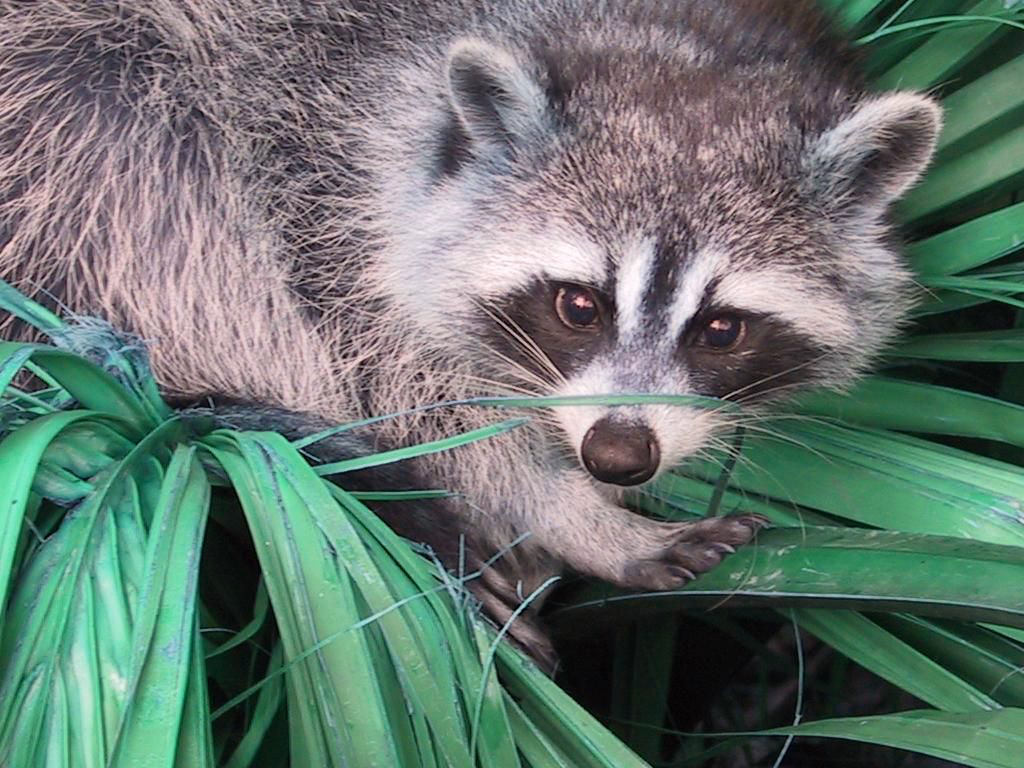
#> input picture output.png, 1024 x 768 px
$ python Images.py ../output.png   (older library calls are emulated)
#> lines starting #> are read from the running program, lines starting #| are printed output that depends on the picture
### kalinvolution/Processors/FrameProcessor.py
import cv2
import numpy as np
import scipy.signal as sig
import matplotlib.pyplot as plt
from Misc.CONSTANTS import BaseKernels

class Effect(BaseKernels):
    kernels = {
        "Identity": "identityEffect",
        "Blur": "blurEffect",
        "Sharpen": "sharpenEffect",
        "BoxBlur": "boxBlurEffect",
        "GaussianBlur": "gaussianBlurEffect",
        "GaussianBlurWith5x5Kernel": "gaussianBlur5x5Effect",
        "Unsharp": "unsharpMaskEffect",
        "EdgeOne": "edgeVariationOneEffect",
        "EdgeTwo": "edgeVariationTwoEffect",
        "EdgeThree": "edgeVariationThreeEffect",
        "EdgeFour": "edgeVariationFourEffect",
        "Edge": "edgeEnhanceEffect",
        "Emboss": "embossEffect",
        "Scharr": "scharrEffect",
        "Sobel": "sobelEffect",
        "Custom": "customizedEffect",
        "AhaEffect": "ahaEffect",
    }

    def identityEffect(self):
        normalizer, kernel = self.IDENTITY
        filteredFloat64Image = self.convolution(self.__frame, kernel)
        normalizedFloat64Image = normalizer(filteredFloat64Image)
        filteredUint8 = self.anyDTypeToUnsignedInteger8(normalizedFloat64Image)
        self.newFrame = filteredUint8

    def blurEffect(self):
        normalizer, kernel = self.BLUR
        filteredFloat64Image = self.convolution(self.__frame, kernel)
        normalizedFloat64Image = normalizer(filteredFloat64Image)
        filteredUint8 = self.anyDTypeToUnsignedInteger8(normalizedFloat64Image)
        self.newFrame = filteredUint8

    def sharpenEffect(self):
        normalizer, kernel = self.SHARPEN
        filteredFloat64Image = self.convolution(self.__frame, kernel)
        normalizedFloat64Image = normalizer(filteredFloat64Image)
        filteredUint8 = self.anyDTypeToUnsignedInteger8(normalizedFloat64Image)
        self.newFrame = filteredUint8

    def boxBlurEffect(self):
        normalizer, kernel = self.BOX_BLUR
        filteredFloat64Image = self.convolution(self.__frame, kernel)
        normalizedFloat64Image = normalizer(filteredFloat64Image)
        filteredUint8 = self.anyDTypeToUnsignedInteger8(normalizedFloat64Image)
        self.newFrame = filteredUint8

    def gaussianBlurEffect(self):
        normalizer, kernel = self.GAUSSIAN_BLUR
        filteredFloat64Image = self.convolution(self.__frame, kernel)
        normalizedFloat64Image = normalizer(filteredFloat64Image)
        filteredUint8 = self.anyDTypeToUnsignedInteger8(normalizedFloat64Image)
        self.newFrame = filteredUint8

    def gaussianBlur5x5Effect(self):
        normalizer, kernel = self.GAUSSIAN_BLUR_5X5
        filteredFloat64Image = self.convolution(self.__frame, kernel)
        normalizedFloat64Image = normalizer(filteredFloat64Image)
        filteredUint8 = self.anyDTypeToUnsignedInteger8(normalizedFloat64Image)
        self.newFrame = filteredUint8

    def unsharpMaskEffect(self):
        normalizer, kernel = self.UNSHARP_MASK
        filteredFloat64Image = self.convolution(self.__frame, kernel)
        normalizedFloat64Image = normalizer(filteredFloat64Image)
        filteredUint8 = self.anyDTypeToUnsignedInteger8(normalizedFloat64Image)
        self.newFrame = filteredUint8

    def edgeVariationOneEffect(self):
        grayScaled = cv2.cvtColor(self.__frame, cv2.COLOR_BGR2GRAY)
        normalizer, kernel = self.EDGE_VARIATION_1
        filteredFloat64Image = self.convolution(grayScaled, kernel)
        normalizedFloat64Image = normalizer(filteredFloat64Image)
        filteredUint8 = self.anyDTypeToUnsignedInteger8(normalizedFloat64Image)
        self.newFrame = filteredUint8

    def edgeVariationTwoEffect(self):
        grayScaled = cv2.cvtColor(self.__frame, cv2.COLOR_BGR2GRAY)
        normalizer, kernel = self.EDGE_VARIATION_2
        filteredFloat64Image = self.convolution(grayScaled, kernel)
        normalizedFloat64Image = normalizer(filteredFloat64Image)
        filteredUint8 = self.anyDTypeToUnsignedInteger8(normalizedFloat64Image)
        self.newFrame = filteredUint8

    def edgeVariationThreeEffect(self):
        grayScaled = cv2.cvtColor(self.__frame, cv2.COLOR_BGR2GRAY)
        normalizer, kernel = self.EDGE_VARIATION_3
        filteredFloat64Image = self.convolution(grayScaled, kernel)
        normalizedFloat64Image = normalizer(filteredFloat64Image)
        filteredUint8 = self.anyDTypeToUnsignedInteger8(normalizedFloat64Image)
        self.newFrame = filteredUint8

    def edgeVariationFourEffect(self):
        normalizer, kernel = self.EDGE_VARIATION_4
        filteredFloat64Image = self.convolution(self.__frame, kernel)
        normalizedFloat64Image = normalizer(filteredFloat64Image)
        filteredUint8 = self.anyDTypeToUnsignedInteger8(normalizedFloat64Image)
        self.newFrame = filteredUint8

    def edgeEnhanceEffect(self):
        grayScaled = cv2.cvtColor(self.__frame, cv2.COLOR_BGR2GRAY)
        normalizer, kernel = self.EDGE_ENHANCE
        filteredFloat64Image = self.convolution(grayScaled, kernel)
        normalizedFloat64Image = normalizer(filteredFloat64Image)
        filteredUint8 = self.anyDTypeToUnsignedInteger8(normalizedFloat64Image)
        self.newFrame = filteredUint8

    def embossEffect(self):
        normalizer, kernel = self.EMBOSS
        filteredFloat64Image = self.convolution(self.__frame, kernel)
        normalizedFloat64Image = normalizer(filteredFloat64Image)
        filteredUint8 = self.anyDTypeToUnsignedInteger8(normalizedFloat64Image)
        self.newFrame = filteredUint8

    def scharrEffect(self):
        normalizer, kernel = self.SCHARR
        filteredFloat64Image = self.convolution(self.__frame, kernel)
        normalizedFloat64Image = normalizer(filteredFloat64Image)
        filteredUint8 = self.anyDTypeToUnsignedInteger8(normalizedFloat64Image)
        self.newFrame = filteredUint8

    def sobelEffect(self):
        normalizer, kernel = self.SOBEL
        filteredFloat64Image = self.convolution(self.__frame, kernel)
        normalizedFloat64Image = normalizer(filteredFloat64Image)
        filteredUint8 = self.anyDTypeToUnsignedInteger8(normalizedFloat64Image)
        self.newFrame = filteredUint8

    def customizedEffect(self):
        normalizer, kernel = self.MY_FILTER
        filteredFloat64Image = self.convolution(self.__frame, kernel)
        normalizedFloat64Image = normalizer(filteredFloat64Image)
        filteredUint8 = self.anyDTypeToUnsignedInteger8(normalizedFloat64Image)
        self.newFrame = filteredUint8

    def ahaEffect(self, contrastAlpha=0.95, contrastBeta=0.8):
        grayScaled = cv2.cvtColor(self.__frame, cv2.COLOR_BGR2GRAY)
        invertedGrayScaledImage = 255 - grayScaled
        contrastedFrame = cv2.convertScaleAbs(
            invertedGrayScaledImage, alpha=contrastAlpha, beta=contrastBeta
        )
        blurredFrame = cv2.GaussianBlur(contrastedFrame, (21, 21), 0)
        invertedBlurredFrame = 255 - blurredFrame
        ahaImage = cv2.divide(grayScaled, invertedBlurredFrame, scale=256.0)
        self.newFrame = cv2.cvtColor(ahaImage, cv2.COLOR_GRAY2RGB)

    @staticmethod
    def convolution(frame, kernel):
        if len(frame.shape) != 3:
            convolvedGrayScale = sig.convolve2d(frame, kernel, mode="same")
            return convolvedGrayScale

        redLayer = frame[:, :, 0]
        greenLayer = frame[:, :, 1]
        blueLayer = frame[:, :, 2]

        convolvedRed = sig.convolve2d(redLayer, kernel, mode="same")
        convolvedGreen = sig.convolve2d(greenLayer, kernel, mode="same")
        convolvedBlue = sig.convolve2d(blueLayer, kernel, mode="same")

        convolvedFloat64 = np.dstack((convolvedRed, convolvedGreen, convolvedBlue))
        return convolvedFloat64

    @staticmethod
    def anyDTypeToUnsignedInteger8(frame, channels=3):
        height, width = frame.shape[:2]
        proportion = width / 100., height / 100.
        figure = plt.figure(figsize=proportion)
        frameSubplotted = figure.add_subplot(111)
        frameSubplotted.imshow(frame.astype(np.uint8))
        frameSubplotted.axis('off')
        figure.canvas.draw()
        rawData = figure.canvas.tostring_rgb()
        array = np.frombuffer(rawData, dtype=np.uint8)
        return array.reshape(height, width, channels)

    @property
    def newName(self):
        return self.newFileName

    @newName.setter
    def newName(self, name):
        if self.validateFormat(name):
            self.newFileName = name
        else:
            raise self.ImageNotSupportedError(
                "That image is not supported by that program"
            )

    @property
    def name(self):
        return self.oldFileName

    # [8 lines left out: function name, not called in this run]

    @property
    def matrixImage(self):
        return self.__frame

    @matrixImage.setter
    def matrixImage(self, newMatrix):
        self.__frame = newMatrix

    def display(self, millis=0, seconds=0):
        try:
            cv2.imshow("Filtered Image", self.newFrame)
            if millis == 0 and seconds == 0:
                cv2.waitKey(0)
            else:
                waitFor = millis or seconds * 1000
                cv2.waitKey(waitFor)
            cv2.destroyAllWindows()
        except AttributeError as error:
            raise self.ImageNotSettedError(
                "The frame was not converted yet! Please, run the convert method."
            )

    def validateFormat(self, name):
        validationList = [extension in name for extension in self.suportedFormats]
        return any(validationList)

    def apply(self, effectName="AhaEffect"):
        function = self.kernels[effectName]
        getattr(self, function)()

    def __init__(self, frame, effectName="AhaEffect"):
        self.__frame = frame

### kalinvolution/Images.py
import os
import sys
import cv2
from scipy.misc import face
from Processors.FrameProcessor import Effect
from Misc.CONSTANTS import IMAGE_SUPPORTED_FORMATS

class ImageEffect(Effect):

    suportedFormats = IMAGE_SUPPORTED_FORMATS

    class ImageNotSettedError(AttributeError):
        pass

    class ImageNotSupportedError(Exception):
        pass

    def readImage(self):
        self.matrixImage = cv2.imread(self.oldFileName)
        return self.matrixImage

    def run(self, effect="AhaEffect"):
        self.apply(effect)
        self.display(2000)
        self.export()

    def export(self):
        cv2.imwrite(self.newFileName, self.newFrame)

    def __init__(self, imageName="sample.input", imageOutputName="output.png"):
#> called with imageName = '../output.png', imageOutputName = 'output.png'
        if not self.validateFormat(imageName) and imageName != "sample.input":
            raise self.ImageNotSupportedError(
                "The format of inputed image is not supported by that program!"
            )
        elif not self.validateFormat(imageName) and imageName != "sample.input":
            raise self.ImageNotSupportedError(
                "The format of output image name is not supported by that program!"
            )
        self.frame = cv2.imread(imageName) if imageName != "sample.input" else face()
#> self.frame is the input picture: shape (768, 1024, 3); mean B, G, R 110.7, 117.7, 102.1
        super().__init__(self.frame)
        self.oldFileName = imageName
        self.newFileName = imageOutputName


if __name__ == "__main__":
    truePath = os.path.abspath(".")
    image = ImageEffect(*sys.argv[1:])
    name, extension = image.newName.split('.')
    for effect in Effect.kernels.keys():
        image.newName = f"{name}_{effect}.{extension}"
        image.run(effect)
#> this loop made 17 passes
#> pass 1, in convolution, `greenLayer = frame[:, :, 1]`:
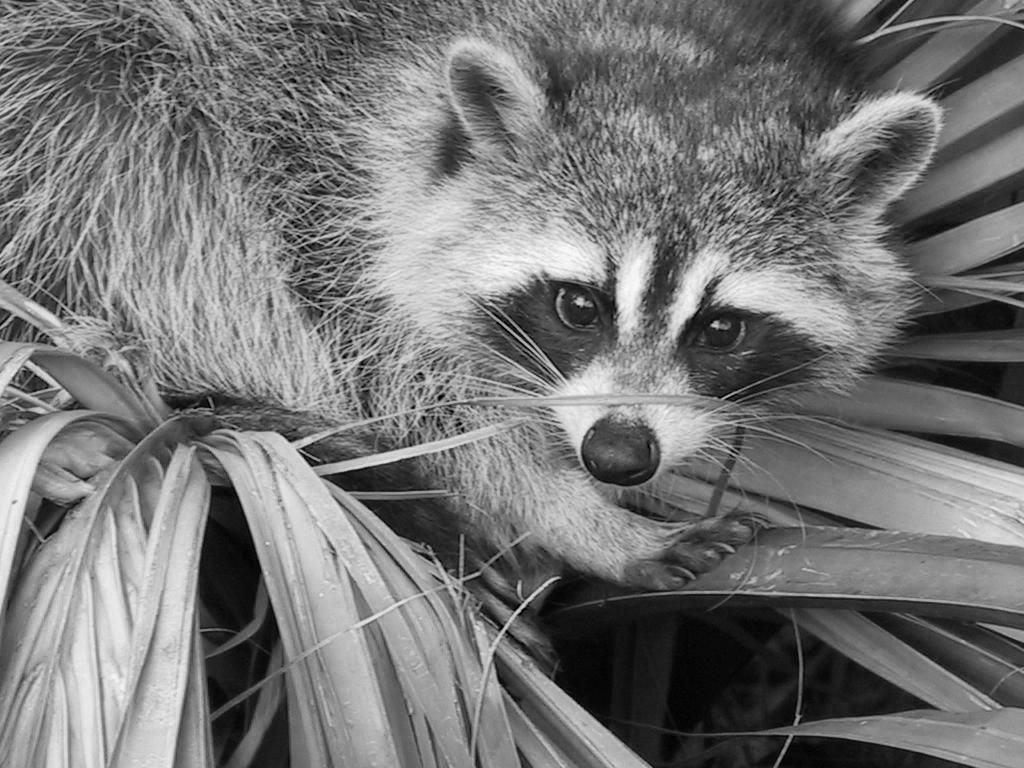
#> greenLayer: shape (768, 1024); min 0, max 252, mean 117.7
#> pass 1, in convolution, `blueLayer = frame[:, :, 2]`:
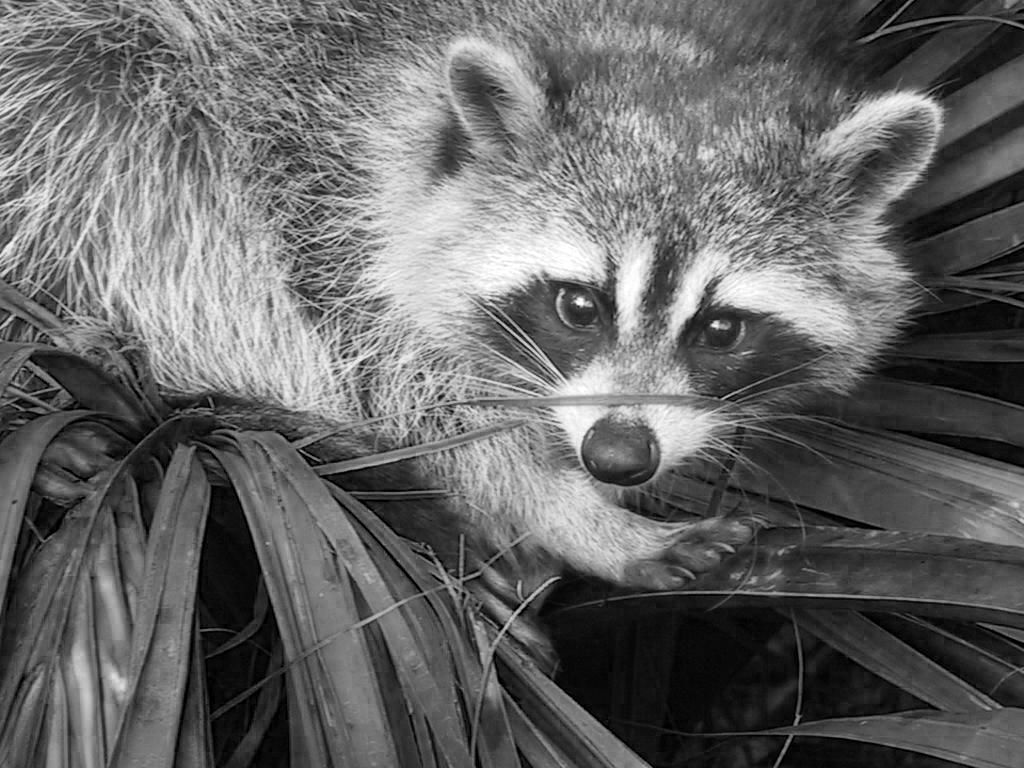
#> blueLayer: shape (768, 1024); min 0, max 255, mean 102.1
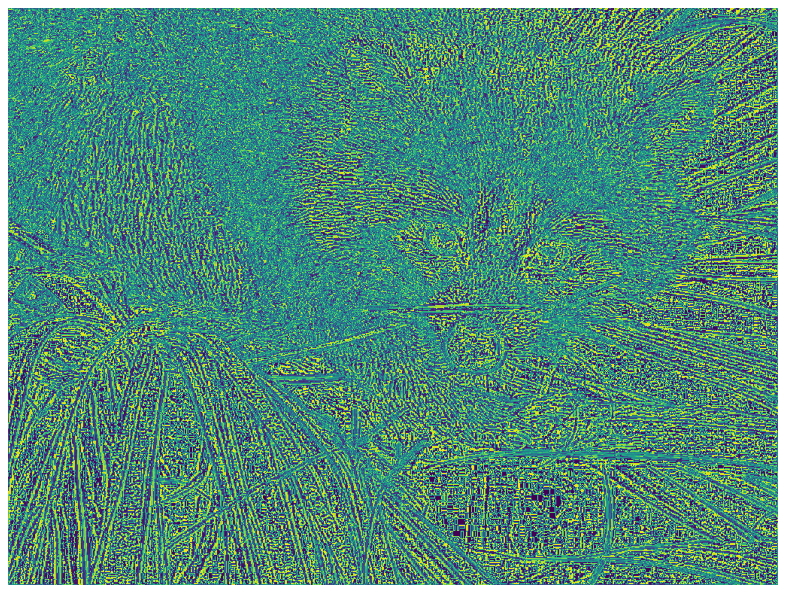
#> figure drawn by matplotlib, 1 panel
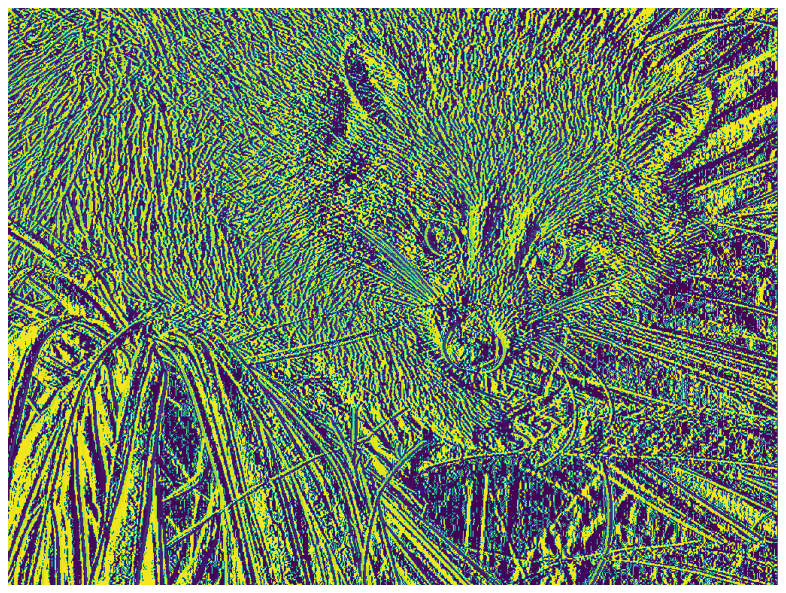
#> figure drawn by matplotlib, 1 panel
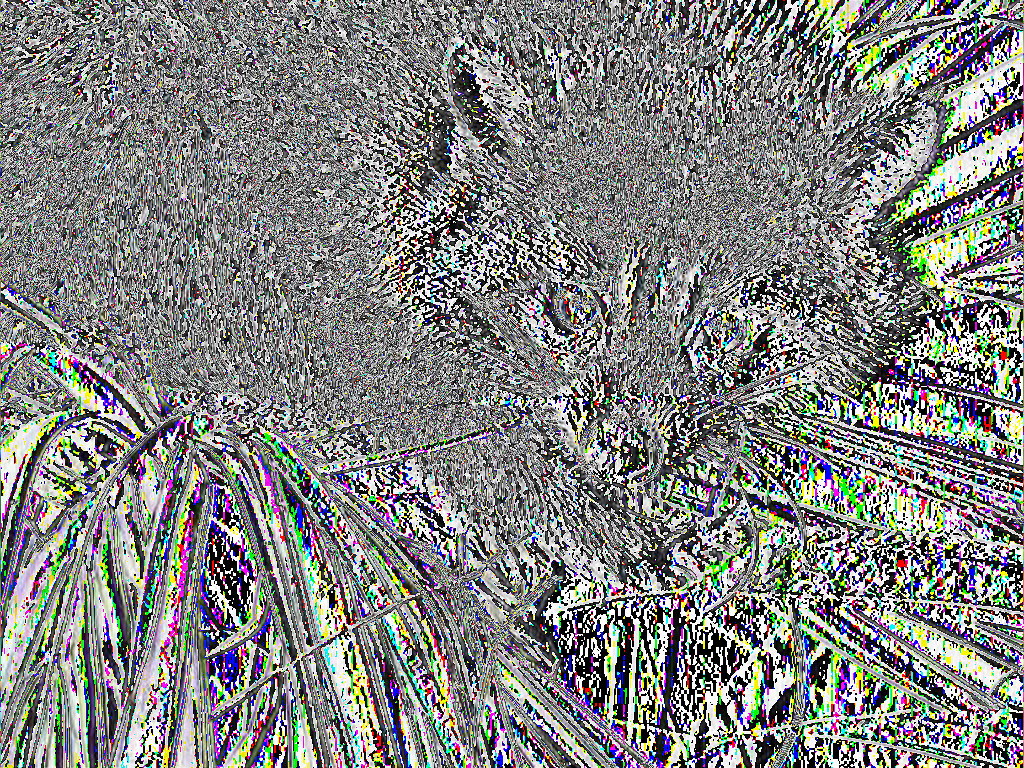
#> shown: shape (768, 1024, 3); mean R, G, B 129.2, 130.2, 128.6
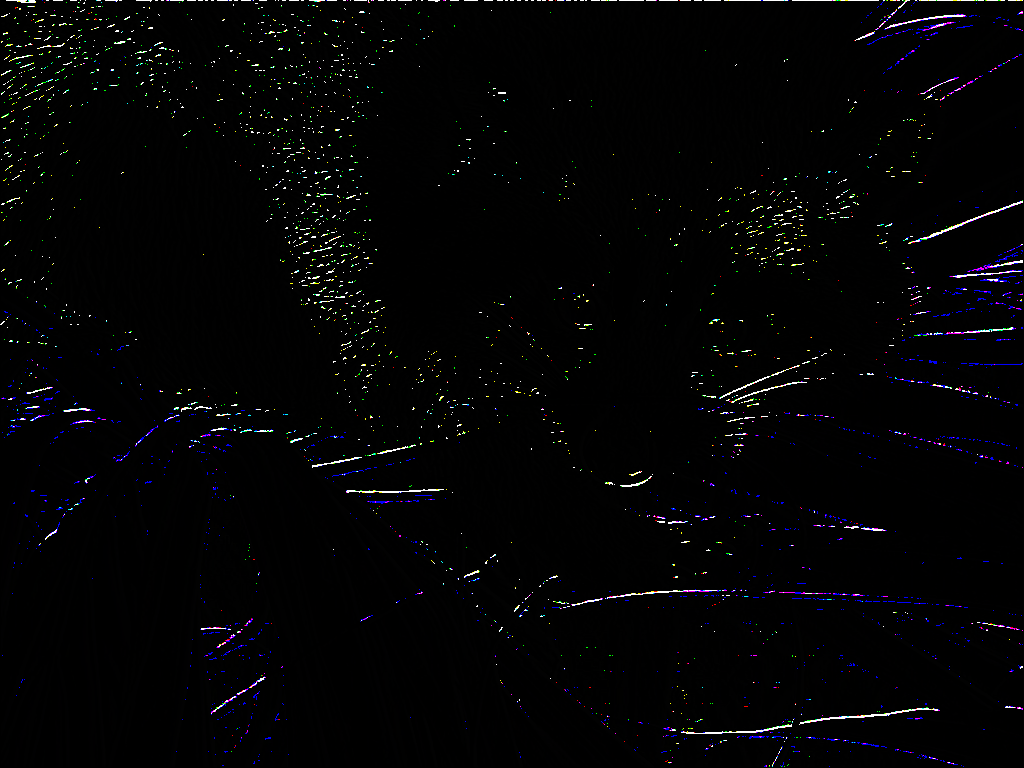
#> shown: shape (768, 1024, 3); mean R, G, B 3.3, 3.3, 4.2
